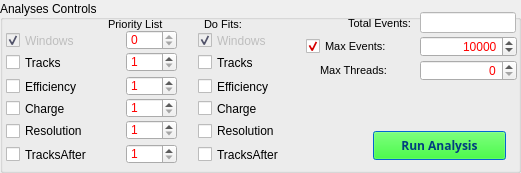
    <widget class="QGroupBox" name="analysesGB">
     <property name="geometry">
      <rect>
       <x>4</x>
       <y>440</y>
       <width>521</width>
       <height>173</height>
      </rect>
     </property>
     <property name="palette">
      <palette>
       <active>
        <colorrole role="Text">
         <brush brushstyle="SolidPattern">
          <color alpha="255">
           <red>255</red>
           <green>0</green>
           <blue>0</blue>
          </color>
         </brush>
        </colorrole>
       </active>
       <inactive>
        <colorrole role="Text">
         <brush brushstyle="SolidPattern">
          <color alpha="255">
           <red>255</red>
           <green>0</green>
           <blue>0</blue>
          </color>
         </brush>
        </colorrole>
       </inactive>
       <disabled>
        <colorrole role="Text">
         <brush brushstyle="SolidPattern">
          <color alpha="255">
           <red>99</red>
           <green>100</green>
           <blue>127</blue>
          </color>
         </brush>
        </colorrole>
       </disabled>
      </palette>
     </property>
     <property name="font">
      <font>
       <pointsize>9</pointsize>
       <weight>50</weight>
       <bold>false</bold>
      </font>
     </property>
     <property name="title">
      <string>Analyses Controls</string>
     </property>
     <property name="alignment">
      <set>Qt::AlignLeading|Qt::AlignLeft|Qt::AlignVCenter</set>
     </property>
     <widget class="customCheckBox" name="efficiencyCB">
      <property name="geometry">
       <rect>
        <x>6</x>
        <y>76</y>
        <width>114</width>
        <height>21</height>
       </rect>
      </property>
      <property name="text">
       <string>Efficiency</string>
      </property>
      <property name="checked">
       <bool>false</bool>
      </property>
     </widget>
     <widget class="customCheckBox" name="chargeCB">
      <property name="geometry">
       <rect>
        <x>6</x>
        <y>98</y>
        <width>114</width>
        <height>21</height>
       </rect>
      </property>
      <property name="text">
       <string>Charge</string>
      </property>
     </widget>
     <widget class="customCheckBox" name="resolutionCB">
      <property name="geometry">
       <rect>
        <x>6</x>
        <y>120</y>
        <width>114</width>
        <height>22</height>
       </rect>
      </property>
      <property name="text">
       <string>Resolution</string>
      </property>
     </widget>
     <widget class="customCheckBox" name="tracksCB">
      <property name="geometry">
       <rect>
        <x>6</x>
        <y>52</y>
        <width>114</width>
        <height>21</height>
       </rect>
      </property>
      <property name="text">
       <string>Tracks</string>
      </property>
     </widget>
     <widget class="customCheckBox" name="windowsCB">
      <property name="enabled">
       <bool>false</bool>
      </property>
      <property name="geometry">
       <rect>
        <x>6</x>
        <y>30</y>
        <width>114</width>
        <height>21</height>
       </rect>
      </property>
      <property name="text">
       <string>Windows</string>
      </property>
      <property name="checked">
       <bool>true</bool>
      </property>
     </widget>
     <widget class="QPushButton" name="runAnalysisPB">
      <property name="enabled">
       <bool>false</bool>
      </property>
      <property name="geometry">
       <rect>
        <x>373</x>
        <y>131</y>
        <width>133</width>
        <height>29</height>
       </rect>
      </property>
      <property name="palette">
       <palette>
        <active>
         <colorrole role="WindowText">
          <brush brushstyle="SolidPattern">
           <color alpha="255">
            <red>0</red>
            <green>0</green>
            <blue>0</blue>
           </color>
          </brush>
         </colorrole>
         <colorrole role="Button">
          <brush brushstyle="SolidPattern">
           <color alpha="255">
            <red>0</red>
            <green>255</green>
            <blue>0</blue>
           </color>
          </brush>
         </colorrole>
         <colorrole role="Light">
          <brush brushstyle="SolidPattern">
           <color alpha="255">
            <red>130</red>
            <green>190</green>
            <blue>255</blue>
           </color>
          </brush>
         </colorrole>
         <colorrole role="Midlight">
          <brush brushstyle="SolidPattern">
           <color alpha="255">
            <red>66</red>
            <green>157</green>
            <blue>255</blue>
           </color>
          </brush>
         </colorrole>
         <colorrole role="Dark">
          <brush brushstyle="SolidPattern">
           <color alpha="255">
            <red>1</red>
            <green>62</green>
            <blue>127</blue>
           </color>
          </brush>
         </colorrole>
         <colorrole role="Mid">
          <brush brushstyle="SolidPattern">
           <color alpha="255">
            <red>1</red>
            <green>82</green>
            <blue>170</blue>
           </color>
          </brush>
         </colorrole>
         <colorrole role="Text">
          <brush brushstyle="SolidPattern">
           <color alpha="255">
            <red>0</red>
            <green>0</green>
            <blue>0</blue>
           </color>
          </brush>
         </colorrole>
         <colorrole role="BrightText">
          <brush brushstyle="SolidPattern">
           <color alpha="255">
            <red>255</red>
            <green>255</green>
            <blue>255</blue>
           </color>
          </brush>
         </colorrole>
         <colorrole role="ButtonText">
          <brush brushstyle="SolidPattern">
           <color alpha="255">
            <red>0</red>
            <green>0</green>
            <blue>0</blue>
           </color>
          </brush>
         </colorrole>
         <colorrole role="Base">
          <brush brushstyle="SolidPattern">
           <color alpha="255">
            <red>255</red>
            <green>255</green>
            <blue>255</blue>
           </color>
          </brush>
         </colorrole>
         <colorrole role="Window">
          <brush brushstyle="SolidPattern">
           <color alpha="255">
            <red>2</red>
            <green>124</green>
            <blue>255</blue>
           </color>
          </brush>
         </colorrole>
         <colorrole role="Shadow">
          <brush brushstyle="SolidPattern">
           <color alpha="255">
            <red>0</red>
            <green>0</green>
            <blue>0</blue>
           </color>
          </brush>
         </colorrole>
         <colorrole role="AlternateBase">
          <brush brushstyle="SolidPattern">
           <color alpha="255">
            <red>128</red>
            <green>189</green>
            <blue>255</blue>
           </color>
          </brush>
         </colorrole>
         <colorrole role="ToolTipBase">
          <brush brushstyle="SolidPattern">
           <color alpha="255">
            <red>255</red>
            <green>255</green>
            <blue>220</blue>
           </color>
          </brush>
         </colorrole>
         <colorrole role="ToolTipText">
          <brush brushstyle="SolidPattern">
           <color alpha="255">
            <red>0</red>
            <green>0</green>
            <blue>0</blue>
           </color>
          </brush>
         </colorrole>
        </active>
        <inactive>
         <colorrole role="WindowText">
          <brush brushstyle="SolidPattern">
           <color alpha="255">
            <red>0</red>
            <green>0</green>
            <blue>0</blue>
           </color>
          </brush>
         </colorrole>
         <colorrole role="Button">
          <brush brushstyle="SolidPattern">
           <color alpha="255">
            <red>0</red>
            <green>255</green>
            <blue>0</blue>
           </color>
          </brush>
         </colorrole>
         <colorrole role="Light">
          <brush brushstyle="SolidPattern">
           <color alpha="255">
            <red>130</red>
            <green>190</green>
            <blue>255</blue>
           </color>
          </brush>
         </colorrole>
         <colorrole role="Midlight">
          <brush brushstyle="SolidPattern">
           <color alpha="255">
            <red>66</red>
            <green>157</green>
            <blue>255</blue>
           </color>
          </brush>
         </colorrole>
         <colorrole role="Dark">
          <brush brushstyle="SolidPattern">
           <color alpha="255">
            <red>1</red>
            <green>62</green>
            <blue>127</blue>
           </color>
          </brush>
         </colorrole>
         <colorrole role="Mid">
          <brush brushstyle="SolidPattern">
           <color alpha="255">
            <red>1</red>
            <green>82</green>
            <blue>170</blue>
           </color>
          </brush>
         </colorrole>
         <colorrole role="Text">
          <brush brushstyle="SolidPattern">
           <color alpha="255">
            <red>0</red>
            <green>0</green>
            <blue>0</blue>
           </color>
          </brush>
         </colorrole>
         <colorrole role="BrightText">
          <brush brushstyle="SolidPattern">
           <color alpha="255">
            <red>255</red>
            <green>255</green>
            <blue>255</blue>
           </color>
          </brush>
         </colorrole>
         <colorrole role="ButtonText">
          <brush brushstyle="SolidPattern">
           <color alpha="255">
            <red>0</red>
            <green>0</green>
            <blue>0</blue>
           </color>
          </brush>
         </colorrole>
         <colorrole role="Base">
          <brush brushstyle="SolidPattern">
           <color alpha="255">
            <red>255</red>
            <green>255</green>
            <blue>255</blue>
           </color>
          </brush>
         </colorrole>
         <colorrole role="Window">
          <brush brushstyle="SolidPattern">
           <color alpha="255">
            <red>2</red>
            <green>124</green>
            <blue>255</blue>
           </color>
          </brush>
         </colorrole>
         <colorrole role="Shadow">
          <brush brushstyle="SolidPattern">
           <color alpha="255">
            <red>0</red>
            <green>0</green>
            <blue>0</blue>
           </color>
          </brush>
         </colorrole>
         <colorrole role="AlternateBase">
          <brush brushstyle="SolidPattern">
           <color alpha="255">
            <red>128</red>
            <green>189</green>
            <blue>255</blue>
           </color>
          </brush>
         </colorrole>
         <colorrole role="ToolTipBase">
          <brush brushstyle="SolidPattern">
           <color alpha="255">
            <red>255</red>
            <green>255</green>
            <blue>220</blue>
           </color>
          </brush>
         </colorrole>
         <colorrole role="ToolTipText">
          <brush brushstyle="SolidPattern">
           <color alpha="255">
            <red>0</red>
            <green>0</green>
            <blue>0</blue>
           </color>
          </brush>
         </colorrole>
        </inactive>
        <disabled>
         <colorrole role="WindowText">
          <brush brushstyle="SolidPattern">
           <color alpha="255">
            <red>1</red>
            <green>62</green>
            <blue>127</blue>
           </color>
          </brush>
         </colorrole>
         <colorrole role="Button">
          <brush brushstyle="SolidPattern">
           <color alpha="255">
            <red>0</red>
            <green>255</green>
            <blue>0</blue>
           </color>
          </brush>
         </colorrole>
         <colorrole role="Light">
          <brush brushstyle="SolidPattern">
           <color alpha="255">
            <red>130</red>
            <green>190</green>
            <blue>255</blue>
           </color>
          </brush>
         </colorrole>
         <colorrole role="Midlight">
          <brush brushstyle="SolidPattern">
           <color alpha="255">
            <red>66</red>
            <green>157</green>
            <blue>255</blue>
           </color>
          </brush>
         </colorrole>
         <colorrole role="Dark">
          <brush brushstyle="SolidPattern">
           <color alpha="255">
            <red>1</red>
            <green>62</green>
            <blue>127</blue>
           </color>
          </brush>
         </colorrole>
         <colorrole role="Mid">
          <brush brushstyle="SolidPattern">
           <color alpha="255">
            <red>1</red>
            <green>82</green>
            <blue>170</blue>
           </color>
          </brush>
         </colorrole>
         <colorrole role="Text">
          <brush brushstyle="SolidPattern">
           <color alpha="255">
            <red>1</red>
            <green>62</green>
            <blue>127</blue>
           </color>
          </brush>
         </colorrole>
         <colorrole role="BrightText">
          <brush brushstyle="SolidPattern">
           <color alpha="255">
            <red>255</red>
            <green>255</green>
            <blue>255</blue>
           </color>
          </brush>
         </colorrole>
         <colorrole role="ButtonText">
          <brush brushstyle="SolidPattern">
           <color alpha="255">
            <red>1</red>
            <green>62</green>
            <blue>127</blue>
           </color>
          </brush>
         </colorrole>
         <colorrole role="Base">
          <brush brushstyle="SolidPattern">
           <color alpha="255">
            <red>2</red>
            <green>124</green>
            <blue>255</blue>
           </color>
          </brush>
         </colorrole>
         <colorrole role="Window">
          <brush brushstyle="SolidPattern">
           <color alpha="255">
            <red>2</red>
            <green>124</green>
            <blue>255</blue>
           </color>
          </brush>
         </colorrole>
         <colorrole role="Shadow">
          <brush brushstyle="SolidPattern">
           <color alpha="255">
            <red>0</red>
            <green>0</green>
            <blue>0</blue>
           </color>
          </brush>
         </colorrole>
         <colorrole role="AlternateBase">
          <brush brushstyle="SolidPattern">
           <color alpha="255">
            <red>2</red>
            <green>124</green>
            <blue>255</blue>
           </color>
          </brush>
         </colorrole>
         <colorrole role="ToolTipBase">
          <brush brushstyle="SolidPattern">
           <color alpha="255">
            <red>255</red>
            <green>255</green>
            <blue>220</blue>
           </color>
          </brush>
         </colorrole>
         <colorrole role="ToolTipText">
          <brush brushstyle="SolidPattern">
           <color alpha="255">
            <red>0</red>
            <green>0</green>
            <blue>0</blue>
           </color>
          </brush>
         </colorrole>
        </disabled>
       </palette>
      </property>
      <property name="font">
       <font>
        <family>Sans Serif</family>
        <weight>75</weight>
        <bold>true</bold>
       </font>
      </property>
      <property name="text">
       <string>Run Analysis</string>
      </property>
     </widget>
     <widget class="QLabel" name="runMaxThreadsLB">
      <property name="geometry">
       <rect>
        <x>320</x>
        <y>60</y>
        <width>96</width>
        <height>21</height>
       </rect>
      </property>
      <property name="font">
       <font>
        <pointsize>8</pointsize>
        <weight>50</weight>
        <bold>false</bold>
       </font>
      </property>
      <property name="text">
       <string>Max Threads:</string>
      </property>
     </widget>
     <widget class="customSpinBox" name="runMaxThreadsSB">
      <property name="geometry">
       <rect>
        <x>420</x>
        <y>60</y>
        <width>97</width>
        <height>21</height>
       </rect>
      </property>
      <property name="alignment">
       <set>Qt::AlignRight|Qt::AlignTrailing|Qt::AlignVCenter</set>
      </property>
      <property name="minimum">
       <number>0</number>
      </property>
      <property name="maximum">
       <number>100</number>
      </property>
      <property name="value">
       <number>0</number>
      </property>
     </widget>
     <widget class="customSpinBox" name="runMaxEventsSB">
      <property name="geometry">
       <rect>
        <x>420</x>
        <y>36</y>
        <width>97</width>
        <height>21</height>
       </rect>
      </property>
      <property name="alignment">
       <set>Qt::AlignRight|Qt::AlignTrailing|Qt::AlignVCenter</set>
      </property>
      <property name="minimum">
       <number>0</number>
      </property>
      <property name="maximum">
       <number>1000000</number>
      </property>
      <property name="value">
       <number>10000</number>
      </property>
     </widget>
     <widget class="QLabel" name="runTotalEventsLB">
      <property name="geometry">
       <rect>
        <x>320</x>
        <y>12</y>
        <width>91</width>
        <height>22</height>
       </rect>
      </property>
      <property name="font">
       <font>
        <pointsize>8</pointsize>
        <weight>50</weight>
        <bold>false</bold>
       </font>
      </property>
      <property name="text">
       <string>Total Events:</string>
      </property>
      <property name="alignment">
       <set>Qt::AlignRight|Qt::AlignTrailing|Qt::AlignVCenter</set>
      </property>
     </widget>
     <widget class="QLineEdit" name="runTotalEventsLE">
      <property name="geometry">
       <rect>
        <x>420</x>
        <y>12</y>
        <width>96</width>
        <height>21</height>
       </rect>
      </property>
      <property name="palette">
       <palette>
        <active>
         <colorrole role="WindowText">
          <brush brushstyle="SolidPattern">
           <color alpha="255">
            <red>0</red>
            <green>0</green>
            <blue>0</blue>
           </color>
          </brush>
         </colorrole>
         <colorrole role="Text">
          <brush brushstyle="SolidPattern">
           <color alpha="255">
            <red>0</red>
            <green>0</green>
            <blue>127</blue>
           </color>
          </brush>
         </colorrole>
         <colorrole role="BrightText">
          <brush brushstyle="SolidPattern">
           <color alpha="255">
            <red>0</red>
            <green>0</green>
            <blue>127</blue>
           </color>
          </brush>
         </colorrole>
         <colorrole role="ButtonText">
          <brush brushstyle="SolidPattern">
           <color alpha="255">
            <red>0</red>
            <green>0</green>
            <blue>0</blue>
           </color>
          </brush>
         </colorrole>
         <colorrole role="Base">
          <brush brushstyle="SolidPattern">
           <color alpha="255">
            <red>255</red>
            <green>255</green>
            <blue>255</blue>
           </color>
          </brush>
         </colorrole>
         <colorrole role="Window">
          <brush brushstyle="SolidPattern">
           <color alpha="255">
            <red>255</red>
            <green>255</green>
            <blue>255</blue>
           </color>
          </brush>
         </colorrole>
        </active>
        <inactive>
         <colorrole role="WindowText">
          <brush brushstyle="SolidPattern">
           <color alpha="255">
            <red>0</red>
            <green>0</green>
            <blue>0</blue>
           </color>
          </brush>
         </colorrole>
         <colorrole role="Text">
          <brush brushstyle="SolidPattern">
           <color alpha="255">
            <red>0</red>
            <green>0</green>
            <blue>127</blue>
           </color>
          </brush>
         </colorrole>
         <colorrole role="BrightText">
          <brush brushstyle="SolidPattern">
           <color alpha="255">
            <red>0</red>
            <green>0</green>
            <blue>127</blue>
           </color>
          </brush>
         </colorrole>
         <colorrole role="ButtonText">
          <brush brushstyle="SolidPattern">
           <color alpha="255">
            <red>0</red>
            <green>0</green>
            <blue>0</blue>
           </color>
          </brush>
         </colorrole>
         <colorrole role="Base">
          <brush brushstyle="SolidPattern">
           <color alpha="255">
            <red>255</red>
            <green>255</green>
            <blue>255</blue>
           </color>
          </brush>
         </colorrole>
         <colorrole role="Window">
          <brush brushstyle="SolidPattern">
           <color alpha="255">
            <red>255</red>
            <green>255</green>
            <blue>255</blue>
           </color>
          </brush>
         </colorrole>
        </inactive>
        <disabled>
         <colorrole role="WindowText">
          <brush brushstyle="SolidPattern">
           <color alpha="255">
            <red>0</red>
            <green>0</green>
            <blue>127</blue>
           </color>
          </brush>
         </colorrole>
         <colorrole role="Text">
          <brush brushstyle="SolidPattern">
           <color alpha="255">
            <red>0</red>
            <green>0</green>
            <blue>127</blue>
           </color>
          </brush>
         </colorrole>
         <colorrole role="BrightText">
          <brush brushstyle="SolidPattern">
           <color alpha="255">
            <red>0</red>
            <green>0</green>
            <blue>127</blue>
           </color>
          </brush>
         </colorrole>
         <colorrole role="ButtonText">
          <brush brushstyle="SolidPattern">
           <color alpha="255">
            <red>0</red>
            <green>0</green>
            <blue>127</blue>
           </color>
          </brush>
         </colorrole>
         <colorrole role="Base">
          <brush brushstyle="SolidPattern">
           <color alpha="255">
            <red>255</red>
            <green>255</green>
            <blue>255</blue>
           </color>
          </brush>
         </colorrole>
         <colorrole role="Window">
          <brush brushstyle="SolidPattern">
           <color alpha="255">
            <red>255</red>
            <green>255</green>
            <blue>255</blue>
           </color>
          </brush>
         </colorrole>
        </disabled>
       </palette>
      </property>
      <property name="font">
       <font>
        <pointsize>11</pointsize>
        <weight>75</weight>
        <bold>true</bold>
       </font>
      </property>
      <property name="toolTip">
       <string>&lt;!DOCTYPE HTML PUBLIC &quot;-//W3C//DTD HTML 4.0//EN&quot; &quot;http://www.w3.org/TR/REC-html40/strict.dtd&quot;&gt;
&lt;html&gt;&lt;head&gt;&lt;meta name=&quot;qrichtext&quot; content=&quot;1&quot; /&gt;&lt;style type=&quot;text/css&quot;&gt;
p, li { white-space: pre-wrap; }
&lt;/style&gt;&lt;/head&gt;&lt;body style=&quot; font-family:'Sans Serif'; font-size:9pt; font-weight:400; font-style:normal;&quot;&gt;
&lt;table style=&quot;-qt-table-type: root; margin-top:4px; margin-bottom:4px; margin-left:4px; margin-right:4px;&quot;&gt;
&lt;tr&gt;
&lt;td style=&quot;border: none;&quot;&gt;
&lt;p align=&quot;center&quot; style=&quot; margin-top:0px; margin-bottom:0px; margin-left:0px; margin-right:0px; -qt-block-indent:0; text-indent:0px;&quot;&gt;&lt;span style=&quot; font-size:18pt; font-weight:600; text-decoration: underline; color:#0000ff;&quot;&gt;Events&lt;/span&gt;&lt;/p&gt;
&lt;p style=&quot;-qt-paragraph-type:empty; margin-top:0px; margin-bottom:0px; margin-left:0px; margin-right:0px; -qt-block-indent:0; text-indent:0px;&quot;&gt;&lt;/p&gt;
&lt;p style=&quot; margin-top:0px; margin-bottom:0px; margin-left:0px; margin-right:0px; -qt-block-indent:0; text-indent:0px;&quot;&gt;Show the number of event &lt;/p&gt;
&lt;p style=&quot; margin-top:0px; margin-bottom:0px; margin-left:0px; margin-right:0px; -qt-block-indent:0; text-indent:0px;&quot;&gt;objects found in input file.&lt;/p&gt;&lt;/td&gt;&lt;/tr&gt;&lt;/table&gt;&lt;/body&gt;&lt;/html&gt;</string>
      </property>
      <property name="text">
       <string/>
      </property>
      <property name="alignment">
       <set>Qt::AlignRight|Qt::AlignTrailing|Qt::AlignVCenter</set>
      </property>
      <property name="readOnly">
       <bool>true</bool>
      </property>
     </widget>
     <widget class="customCheckBox" name="runMaxEventsCB">
      <property name="geometry">
       <rect>
        <x>306</x>
        <y>36</y>
        <width>106</width>
        <height>21</height>
       </rect>
      </property>
      <property name="font">
       <font>
        <pointsize>8</pointsize>
       </font>
      </property>
      <property name="text">
       <string>Max Events:</string>
      </property>
      <property name="checked">
       <bool>true</bool>
      </property>
     </widget>
     <widget class="customCheckBox" name="tracksafterCB">
      <property name="geometry">
       <rect>
        <x>6</x>
        <y>144</y>
        <width>114</width>
        <height>21</height>
       </rect>
      </property>
      <property name="text">
       <string>TracksAfter</string>
      </property>
     </widget>
     <widget class="QLabel" name="label">
      <property name="geometry">
       <rect>
        <x>108</x>
        <y>16</y>
        <width>101</width>
        <height>16</height>
       </rect>
      </property>
      <property name="font">
       <font>
        <pointsize>8</pointsize>
       </font>
      </property>
      <property name="text">
       <string>Priority List</string>
      </property>
     </widget>
     <widget class="customSpinBox" name="priorityWindowsSB">
      <property name="geometry">
       <rect>
        <x>126</x>
        <y>30</y>
        <width>51</width>
        <height>20</height>
       </rect>
      </property>
      <property name="maximum">
       <number>0</number>
      </property>
     </widget>
     <widget class="customSpinBox" name="priorityTracksSB">
      <property name="geometry">
       <rect>
        <x>126</x>
        <y>52</y>
        <width>51</width>
        <height>20</height>
       </rect>
      </property>
      <property name="minimum">
       <number>1</number>
      </property>
      <property name="maximum">
       <number>10</number>
      </property>
     </widget>
     <widget class="customSpinBox" name="priorityEfficiencySB">
      <property name="geometry">
       <rect>
        <x>126</x>
        <y>76</y>
        <width>51</width>
        <height>20</height>
       </rect>
      </property>
      <property name="minimum">
       <number>1</number>
      </property>
      <property name="maximum">
       <number>10</number>
      </property>
     </widget>
     <widget class="customSpinBox" name="priorityChargeSB">
      <property name="geometry">
       <rect>
        <x>126</x>
        <y>98</y>
        <width>51</width>
        <height>20</height>
       </rect>
      </property>
      <property name="minimum">
       <number>1</number>
      </property>
      <property name="maximum">
       <number>10</number>
      </property>
     </widget>
     <widget class="customSpinBox" name="priorityResolutionSB">
      <property name="geometry">
       <rect>
        <x>126</x>
        <y>120</y>
        <width>51</width>
        <height>20</height>
       </rect>
      </property>
      <property name="minimum">
       <number>1</number>
      </property>
      <property name="maximum">
       <number>10</number>
      </property>
     </widget>
     <widget class="customSpinBox" name="priorityTracksAfterSB">
      <property name="geometry">
       <rect>
        <x>126</x>
        <y>144</y>
        <width>51</width>
        <height>20</height>
       </rect>
      </property>
      <property name="minimum">
       <number>1</number>
      </property>
      <property name="maximum">
       <number>10</number>
      </property>
     </widget>
     <widget class="QLabel" name="label_9">
      <property name="geometry">
       <rect>
        <x>204</x>
        <y>16</y>
        <width>65</width>
        <height>16</height>
       </rect>
      </property>
      <property name="font">
       <font>
        <pointsize>8</pointsize>
       </font>
      </property>
      <property name="text">
       <string>Do Fits:</string>
      </property>
     </widget>
     <widget class="customCheckBox" name="resolutionFitCB">
      <property name="geometry">
       <rect>
        <x>198</x>
        <y>120</y>
        <width>120</width>
        <height>22</height>
       </rect>
      </property>
      <property name="text">
       <string>Resolution</string>
      </property>
     </widget>
     <widget class="customCheckBox" name="chargeFitCB">
      <property name="geometry">
       <rect>
        <x>198</x>
        <y>98</y>
        <width>120</width>
        <height>21</height>
       </rect>
      </property>
      <property name="text">
       <string>Charge</string>
      </property>
     </widget>
     <widget class="customCheckBox" name="tracksafterFitCB">
      <property name="geometry">
       <rect>
        <x>198</x>
        <y>144</y>
        <width>120</width>
        <height>21</height>
       </rect>
      </property>
      <property name="text">
       <string>TracksAfter</string>
      </property>
     </widget>
     <widget class="customCheckBox" name="efficiencyFitCB">
      <property name="geometry">
       <rect>
        <x>198</x>
        <y>76</y>
        <width>120</width>
        <height>21</height>
       </rect>
      </property>
      <property name="text">
       <string>Efficiency</string>
      </property>
      <property name="checked">
       <bool>false</bool>
      </property>
     </widget>
     <widget class="customCheckBox" name="windowsFitCB">
      <property name="enabled">
       <bool>false</bool>
      </property>
      <property name="geometry">
       <rect>
        <x>198</x>
        <y>30</y>
        <width>120</width>
        <height>21</height>
       </rect>
      </property>
      <property name="text">
       <string>Windows</string>
      </property>
      <property name="checked">
       <bool>true</bool>
      </property>
     </widget>
     <widget class="customCheckBox" name="tracksFitCB">
      <property name="geometry">
       <rect>
        <x>198</x>
        <y>52</y>
        <width>120</width>
        <height>21</height>
       </rect>
      </property>
      <property name="text">
       <string>Tracks</string>
      </property>
     </widget>
    </widget>
